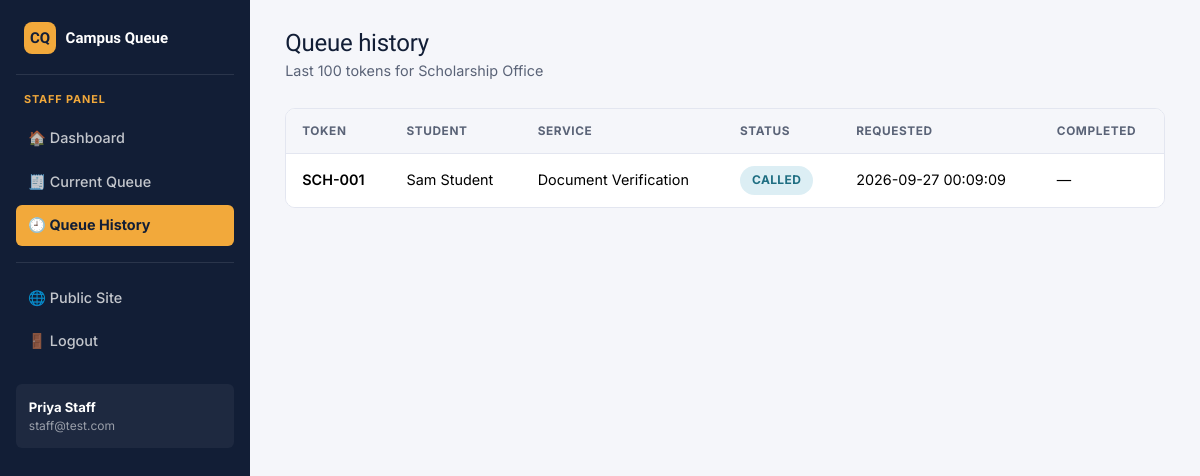
Page /staff/history (signed in) on the committed database.
### tables this page shows
CREATE TABLE users (
    id INTEGER PRIMARY KEY AUTOINCREMENT,
    name TEXT NOT NULL,
    email TEXT NOT NULL UNIQUE,
    phone TEXT NOT NULL,
    password TEXT NOT NULL,
    role TEXT NOT NULL CHECK(role IN ('student', 'staff', 'admin')),
    department_id INTEGER,
    status TEXT NOT NULL DEFAULT 'active' CHECK(status IN ('active', 'inactive')),
    created_at TEXT NOT NULL,
    FOREIGN KEY (department_id) REFERENCES departments(id)
);

CREATE TABLE departments (
    id INTEGER PRIMARY KEY AUTOINCREMENT,
    name TEXT NOT NULL UNIQUE,
    code TEXT NOT NULL UNIQUE,
    status TEXT NOT NULL DEFAULT 'active' CHECK(status IN ('active', 'inactive'))
);

CREATE TABLE tokens (
    id INTEGER PRIMARY KEY AUTOINCREMENT,
    token_number TEXT NOT NULL,
    user_id INTEGER NOT NULL,
    department_id INTEGER NOT NULL,
    service_id INTEGER NOT NULL,
    status TEXT NOT NULL DEFAULT 'WAITING'
        CHECK(status IN ('WAITING','CALLED','IN_PROGRESS','COMPLETED','SKIPPED','CANCELLED')),
    created_at TEXT NOT NULL,
    called_at TEXT,
    completed_at TEXT,
    FOREIGN KEY (user_id) REFERENCES users(id),
    FOREIGN KEY (department_id) REFERENCES departments(id),
    FOREIGN KEY (service_id) REFERENCES services(id)
);

CREATE TABLE services (
    id INTEGER PRIMARY KEY AUTOINCREMENT,
    department_id INTEGER NOT NULL,
    name TEXT NOT NULL,
    estimated_time INTEGER NOT NULL DEFAULT 5,
    status TEXT NOT NULL DEFAULT 'active' CHECK(status IN ('active', 'inactive')),
    FOREIGN KEY (department_id) REFERENCES departments(id)
);

### app.py (the view)
@app.route("/staff/history")
@role_required("staff")
def staff_history():
    db = get_db()
    dept = staff_department(db)
    tokens = []
    if dept:
        tokens = db.execute(
            "SELECT t.*, u.name AS student_name, s.name AS service_name "
            "FROM tokens t "
            "JOIN users u ON u.id = t.user_id "
            "JOIN services s ON s.id = t.service_id "
            "WHERE t.department_id = ? "
            "ORDER BY t.id DESC LIMIT 100",
            (dept["id"],),
        ).fetchall()
    return render_template("staff/history.html", dept=dept, tokens=tokens)

### app.py (called while the page is built)
def get_db():
    if "db" not in g:
        g.db = database.get_db()
    return g.db

def role_required(*roles):
    def decorator(view):
        @wraps(view)
        def wrapped(*args, **kwargs):
            if "user_id" not in session:
                flash("Please log in to continue.", "warning")
                return redirect(url_for("login"))
            if session.get("role") not in roles:
                return render_template("access_denied.html"), 403
            return view(*args, **kwargs)
        return wrapped
    return decorator

def current_user():
    if "user_id" not in session:
        return None
    return get_db().execute(
        "SELECT * FROM users WHERE id = ?", (session["user_id"],)
    ).fetchone()

@app.context_processor
def inject_user():
    return {"logged_in_user": current_user()}

def staff_department(db):
    user = current_user()
    if not user["department_id"]:
        return None
    return db.execute(
        "SELECT * FROM departments WHERE id = ?", (user["department_id"],)
    ).fetchone()

### database.py (called while the page is built)
def get_db():
    conn = sqlite3.connect(DB_PATH)
    conn.row_factory = sqlite3.Row
    conn.execute("PRAGMA foreign_keys = ON")
    return conn

### templates/staff/history.html (shortened to what this page needs)
{% extends "base_dashboard.html" %}
{% block content %}
<div class="cq-topbar">
  <div>
    <h1>Queue history</h1>
    <div class="subtitle">{% if dept %}Last 100 tokens for {{ dept['name'] }}{% endif %}</div>
  </div>
</div>
{% if tokens %}
<div class="cq-table">
  <table class="table" id="staff-history-table">
    <thead>
      <tr>
        <th>Token</th>
        <th>Student</th>
        <th>Service</th>
        <th>Status</th>
        <th>Requested</th>
        <th>Completed</th>
      </tr>
    </thead>
    <tbody>
      {% for t in tokens %}
      <tr id="history-row-{{ t['id'] }}">
        <td class="fw-semibold">{{ t['token_number'] }}</td>
        <td>{{ t['student_name'] }}</td>
        <td>{{ t['service_name'] }}</td>
        <td><span class="badge-status badge-{{ t['status'] }}">{{ t['status'] }}</span></td>
        <td>{{ t['created_at'] }}</td>
        <td>{{ t['completed_at'] or '—' }}</td>
      </tr>
      {% endfor %}
    </tbody>
  </table>
</div>
{% endif %}
{% endblock %}

### templates/base_dashboard.html (shortened to what this page needs)
<!DOCTYPE html>
<html lang="en">
<head>
<link href="https://cdn.jsdelivr.net/npm/bootstrap@5.3.3/dist/css/bootstrap.min.css" rel="stylesheet">
<link href="{{ url_for('static', filename='css/style.css') }}" rel="stylesheet">
</head>
<body>
<div class="cq-shell">
  <aside class="cq-sidebar">
    <div class="brand">
      <span class="brand-mark">CQ</span> Campus Queue
    </div>
    <div class="role-tag">{{ session.role }} panel</div>
    <nav class="nav flex-column" id="sidebar-nav">
      {% if session.role == 'student' %}
        <a class="nav-link {% if request.endpoint == 'student_dashboard' %}active{% endif %}" id="nav-dashboard" href="{{ url_for('student_dashboard') }}">🏠 Dashboard</a>
        <a class="nav-link {% if request.endpoint == 'generate_token' %}active{% endif %}" id="nav-generate-token" href="{{ url_for('generate_token') }}">🎫 Generate Token</a>
        <a class="nav-link {% if request.endpoint == 'current_token' %}active{% endif %}" id="nav-current-token" href="{{ url_for('current_token') }}">📍 Current Token</a>
        <a class="nav-link {% if request.endpoint == 'student_history' %}active{% endif %}" id="nav-history" href="{{ url_for('student_history') }}">🕘 Token History</a>
        <a class="nav-link {% if request.endpoint == 'student_profile' %}active{% endif %}" id="nav-profile" href="{{ url_for('student_profile') }}">👤 Profile</a>
      {% elif session.role == 'staff' %}
        <a class="nav-link {% if request.endpoint == 'staff_dashboard' %}active{% endif %}" id="nav-dashboard" href="{{ url_for('staff_dashboard') }}">🏠 Dashboard</a>
        <a class="nav-link {% if request.endpoint == 'staff_queue' %}active{% endif %}" id="nav-queue" href="{{ url_for('staff_queue') }}">🧾 Current Queue</a>
        <a class="nav-link {% if request.endpoint == 'staff_history' %}active{% endif %}" id="nav-history" href="{{ url_for('staff_history') }}">🕘 Queue History</a>
      {% endif %}
      <div class="nav-divider"></div>
      <a class="nav-link" href="{{ url_for('home') }}">🌐 Public Site</a>
      <a class="nav-link" id="nav-logout" href="{{ url_for('logout') }}">🚪 Logout</a>
    </nav>
    {% if logged_in_user %}
    <div class="user-box">
      <div class="u-name">{{ logged_in_user['name'] }}</div>
      <div class="u-email">{{ logged_in_user['email'] }}</div>
    </div>
    {% endif %}
  </aside>
  <main class="cq-main">
    {% block content %}{% endblock %}
  </main>
</div>
</body>
</html>

### static/css/style.css (style rules this page uses)
:root { --navy: #1B2A4A; --navy-deep: #121E36; --navy-soft: #2C4270; --amber: #F2A93B; --amber-deep: #D98D1F; --teal: #2AA9A0; --teal-deep: #1E7F78; --danger: #C1443C; --success: #2E7D5B; --ink: #1C2333; --ink-soft: #5A6377; --paper: #F5F6FA; --card: #FFFFFF; --border: #E3E6F0; --radius-sm: 6px; --radius-md: 10px; --shadow-card: 0 1px 2px rgba(18, 30, 54, 0.06), 0 6px 20px rgba(18, 30, 54, 0.06); }
* { box-sizing: border-box; }
html, body { height: 100%; }
body { font-family: "Inter", -apple-system, BlinkMacSystemFont, sans-serif; background: var(--paper); color: var(--ink); font-size: 15px; line-height: 1.55; }
h1, h2, h3, h4, h5, h6, .display-font { font-family: "Sora", "Inter", sans-serif; color: var(--navy-deep); letter-spacing: -0.01em; }
a { color: var(--teal-deep); text-decoration: none; }
.badge-status { display: inline-block; padding: 0.32rem 0.75rem; border-radius: 999px; font-size: 0.75rem; font-weight: 700; letter-spacing: 0.03em; }
.badge-CALLED { background: #DCEEF4; color: #1E6E82; }
.cq-shell { display: flex; min-height: 100vh; }
.cq-sidebar { width: 250px; flex-shrink: 0; background: var(--navy-deep); color: #fff; padding: 1.4rem 1rem; position: sticky; top: 0; height: 100vh; overflow-y: auto; }
.cq-sidebar .brand { display: flex; align-items: center; gap: 0.6rem; font-family: "Sora", sans-serif; font-weight: 700; color: #fff; padding: 0 0.5rem 1.2rem; margin-bottom: 1rem; border-bottom: 1px solid rgba(255,255,255,0.1); }
.cq-sidebar .brand .brand-mark { width: 32px; height: 32px; background: var(--amber); color: var(--navy-deep); border-radius: 8px; display: inline-flex; align-items: center; justify-content: center; font-weight: 800; }
.cq-sidebar .role-tag { font-size: 0.68rem; text-transform: uppercase; letter-spacing: 0.08em; color: var(--amber); padding: 0 0.5rem; margin-bottom: 0.6rem; font-weight: 700; }
.cq-sidebar .nav-link { color: rgba(255,255,255,0.75); padding: 0.6rem 0.75rem; border-radius: var(--radius-sm); font-size: 0.9rem; font-weight: 500; margin-bottom: 0.15rem; display: flex; align-items: center; gap: 0.6rem; }
.cq-sidebar .nav-link.active { background: var(--amber); color: var(--navy-deep); font-weight: 700; }
.cq-sidebar .nav-divider { border-top: 1px solid rgba(255,255,255,0.1); margin: 0.85rem 0; }
.cq-sidebar .user-box { margin-top: 1.2rem; padding: 0.8rem; background: rgba(255,255,255,0.05); border-radius: var(--radius-sm); font-size: 0.82rem; }
.cq-sidebar .user-box .u-name { font-weight: 700; color: #fff; }
.cq-sidebar .user-box .u-email { color: rgba(255,255,255,0.55); font-size: 0.75rem; word-break: break-all; }
.cq-main { flex-grow: 1; padding: 1.8rem 2.2rem 3rem; max-width: 100%; }
.cq-topbar { display: flex; justify-content: space-between; align-items: center; margin-bottom: 1.6rem; flex-wrap: wrap; gap: 0.75rem; }
.cq-topbar h1 { font-size: 1.5rem; margin: 0; }
.cq-topbar .subtitle { color: var(--ink-soft); font-size: 0.9rem; margin-top: 0.15rem; }
.cq-table { background: var(--card); border-radius: var(--radius-md); overflow: hidden; border: 1px solid var(--border); }
.cq-table table { margin-bottom: 0; }
.cq-table thead th { background: var(--paper); color: var(--ink-soft); font-size: 0.74rem; text-transform: uppercase; letter-spacing: 0.05em; font-weight: 700; border-bottom: 1px solid var(--border); padding: 0.8rem 1rem; }
.cq-table tbody td { padding: 0.75rem 1rem; vertical-align: middle; font-size: 0.9rem; border-bottom: 1px solid var(--border); }
.cq-table tbody tr:last-child td { border-bottom: none; }

### rows in the picture
users: role "STAFF", name "Priya Staff", email "staff@test.com"
departments: name "Scholarship Office"
tokens: token_number "SCH-001", student_name "Sam Student", service_name "Document Verification", status "CALLED", created_at "2026-09-27 00:09:09", t "—"
